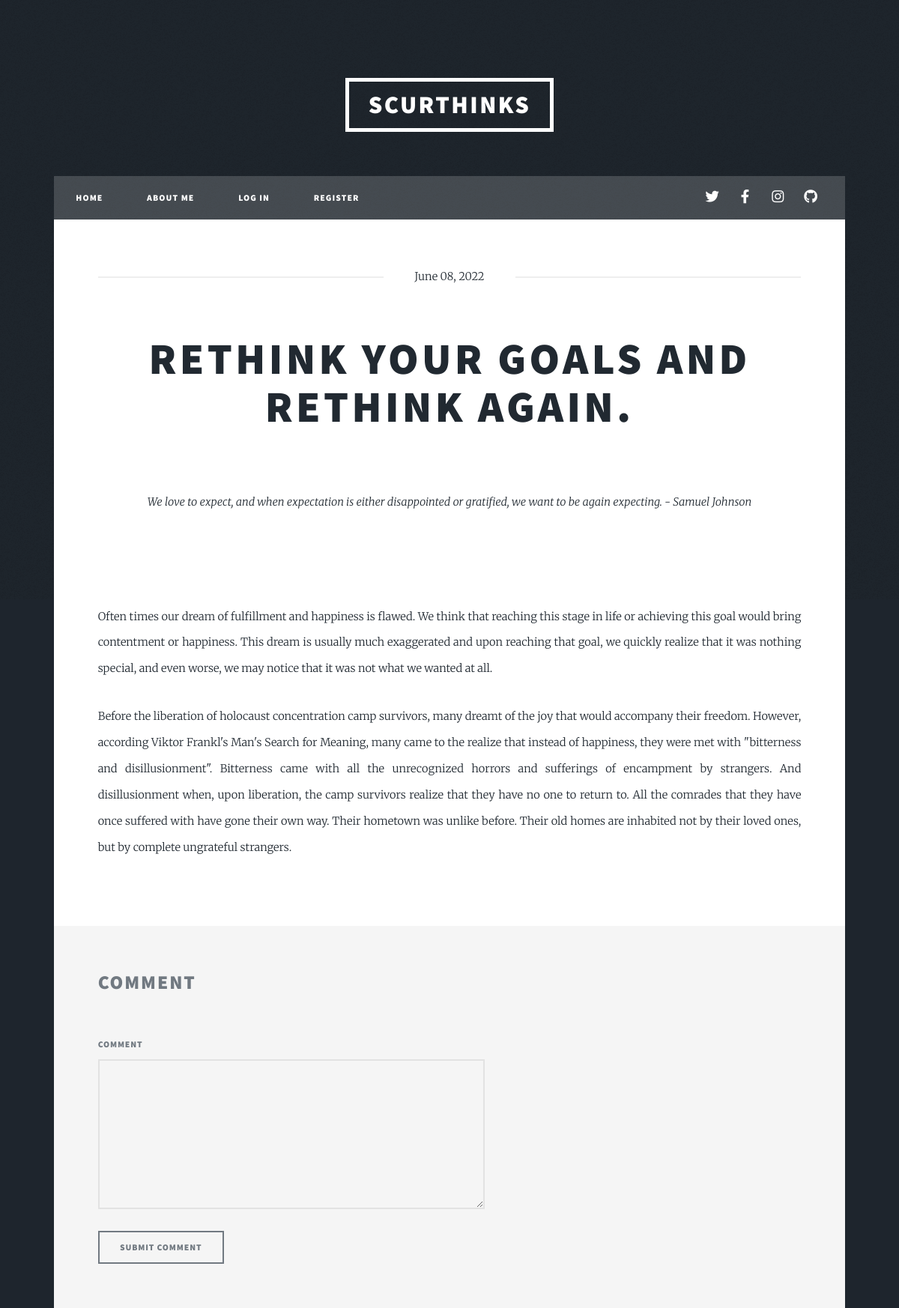
/post13, run on the app's committed database.
### main.py (models this page shows)
class BlogPost(db.Model):
    __tablename__ = 'blog_posts'
    id = db.Column(db.Integer, primary_key=True)
    author = relationship('NewUser', back_populates='posts')
    author_id = db.Column(db.String(250), db.ForeignKey('new_users.id'), nullable=False)
    title = db.Column(db.String(250), unique=True, nullable=False)
    subtitle = db.Column(db.String(250), nullable=False)
    date = db.Column(db.String(250), nullable=False)
    body = db.Column(db.Text, nullable=False)
    img_url = db.Column(db.String(250), nullable=False)
    comments = relationship('Comments', back_populates='parent_post')

### main.py (the view, shortened to what this page needs)
@app.route('/post<int:post_id>', methods=['GET', 'POST'])
def show_post(post_id):
    current_post = BlogPost.query.get(post_id)
    return render_template('post.html', post=current_post, current_user=current_user)

### templates/post.html (shortened to what this page needs)
{% include "header.html" %}
					<nav id="nav">
						<ul class="links">
							<li><a href="{{ url_for('home') }}">Home</a></li>
							<li><a href="{{ url_for('about') }}">About me</a></li>
							{% if not current_user.is_authenticated: %}
							<li><a href="{{ url_for('login') }}">Log in</a></li>
							<li><a href="{{ url_for('register') }}">Register</a></li>
							{% else: %}
							<li><a href="{{ url_for('logout') }}">Log out</a></li>
							{% endif %}
						</ul>
								<ul class="icons alt">
									<li><a href="https://www.twitter.com" class="icon brands fa-twitter"><span class="label">Twitter</span></a></li>
									<li><a href="https://www.facebook.com" class="icon brands fa-facebook-f"><span class="label">Facebook</span></a></li>
									<li><a href="https://www.instagram.com" class="icon brands fa-instagram"><span class="label">Instagram</span></a></li>
									<li><a href="https://github.com/scur-o" class="icon brands fa-github"><span class="label">GitHub</span></a></li>
								</ul>
					</nav>
					<div id="main">
							<section class="post">
								<header class="major">
									<span class="date">{{post.date}}</span>
									<h1 class="title">{{ post.title }}</h1>
									<br>
									<p class="subtitle">{{post.subtitle}}</p>
								</header>
								<p class="post-body">{{ post.body|safe }}</p>
							</section>
					</div>
				<footer id="footer">
						<section class="post">
							<h2> Comment </h2>
							<br>
							<form method="post" action="#">
								<div class="fields">
									<div class="field">
										<label for="comment">comment</label>
										<textarea class='comment-box' name="comment" id="comment" rows="5"></textarea>
									</div>
								</div>
								<ul class="actions">
									<li><input type="submit" value="Submit Comment" /></li>
								</ul>
							</form>

### data on the page
BlogPost: date "June 08, 2022", title "RETHINK YOUR GOALS AND RETHINK AGAIN.", subtitle "We love to expect, and when expectation is either disappointed or gratified, we want to be again expecting. - Samuel Johnson", body "Often times our dream of fulfillment and happiness is flawed. We think that reaching this stage in life or achieving this goal would bring contentment or happiness. This dream is usually much exaggerated and upon reaching that goal, we quickly realize that it was nothing special, and even worse, we may notice that it was not what we wanted at all. Before the liberation of holocaust concentration camp survivors, many dreamt of the joy that would accompany their freedom. However, according Viktor Frankl's Man's Search for Meaning, many came to the realize that instead of happiness, they were met with \"bitterness and disillusionment\". Bitterness came with all the unrecognized horrors and…"
